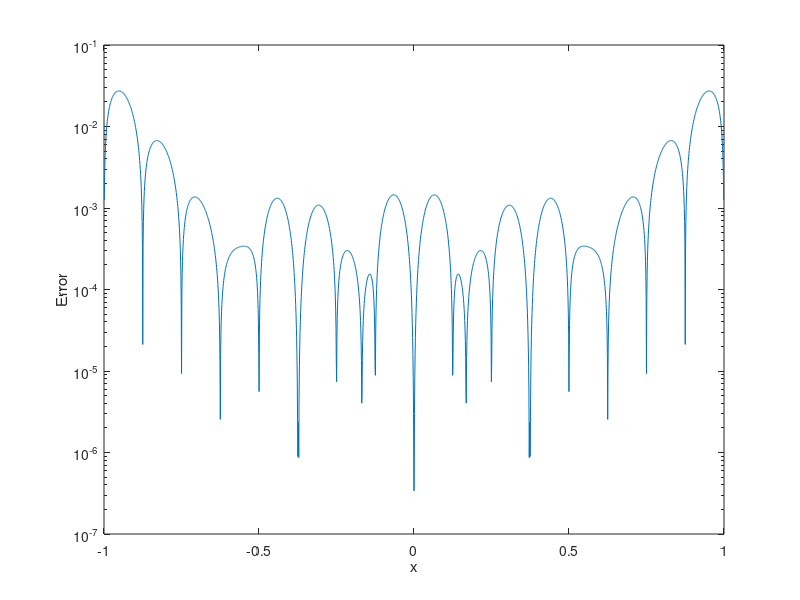

Reproduce this figure in MATLAB.
clear, clc
format long
n = 2^4;  % num of points
% define function
f = @(x) sin(4*(x.^2)) + sin(4*x).^2;
% cubic spline
all_x = linspace(-1,1,n+1);
y = f(all_x);
h = all_x(2:n+1)-all_x(1:n);
delta = (y(2:n+1)-y(1:n))./h;
d = 6./(h(1:n-1) + h(2:n)).*(delta(2:n)-delta(1:n-1));
lambda = h(2:n)./(h(1:n-1) + h(2:n));
mu = 1.-lambda;
T = diag([mu 0], -1)+diag(2*ones(n+1, 1))...
    +diag([0 lambda], 1);
T(1, 1) = 1;
T(1, n+1) = -1;
T(2, 1) = 0;
T(2, n+1) = mu(1);
T(n+1, 2) = h(1)/(h(1)+h(n));
T(n+1, n) = 1-T(n+1, 2);
% boundary conditions
d_0 = 0;
d_n = 6*(delta(1)-delta(n))/(h(1)+h(n));
M = T\[d_0 d d_n]';
% compute error
test_points = linspace(-1,1,2000);
S = [];
for i = 1:2000
    point = test_points(i);
    idx = 0;
    for k = 1:n  % find x_i and x_{i+1}
        if point < all_x(k+1) && point >= all_x(k)
            idx = k;
        end
    end
    if point == 1  % right range value
        idx = n;
    end
    item1 = ((all_x(idx+1)-point)^3*M(idx)...
        +(point-all_x(idx))^3*M(idx+1))/(6*h(idx));
    item2 = ((all_x(idx+1)-point)*y(idx)...
        +(point-all_x(idx))*y(idx+1))/h(idx);
    item3 = h(idx)/6*((all_x(idx+1)-point)*M(idx)...
        +(point-all_x(idx))*M(idx+1));
    S(i) = item1+item2-item3;
end
error = abs(S - f(test_points));
% draw semilogy
semilogy(test_points, error)
xlabel('x')
ylabel('Error')
